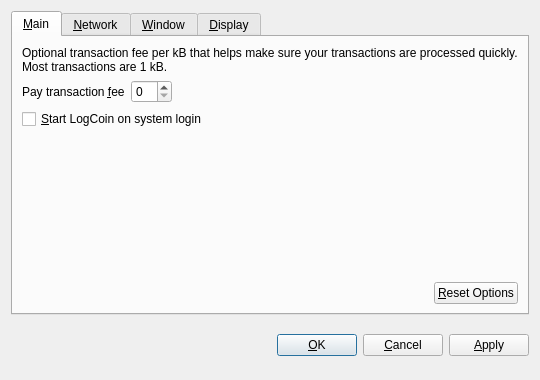
<?xml version="1.0" encoding="UTF-8"?>
<ui version="4.0">
 <class>OptionsDialog</class>
 <widget class="QDialog" name="OptionsDialog">
  <property name="geometry">
   <rect>
    <x>0</x>
    <y>0</y>
    <width>540</width>
    <height>380</height>
   </rect>
  </property>
  <property name="windowTitle">
   <string>Options</string>
  </property>
  <property name="modal">
   <bool>true</bool>
  </property>
  <layout class="QVBoxLayout" name="verticalLayout">
   <item>
    <widget class="QTabWidget" name="tabWidget">
     <property name="tabPosition">
      <enum>QTabWidget::North</enum>
     </property>
     <property name="currentIndex">
      <number>0</number>
     </property>
     <widget class="QWidget" name="tabMain">
      <attribute name="title">
       <string>&amp;Main</string>
      </attribute>
      <layout class="QVBoxLayout" name="verticalLayout_Main">
       <item>
        <widget class="QLabel" name="transactionFeeInfoLabel">
         <property name="text">
          <string>Optional transaction fee per kB that helps make sure your transactions are processed quickly. Most transactions are 1 kB.</string>
         </property>
         <property name="textFormat">
          <enum>Qt::PlainText</enum>
         </property>
         <property name="wordWrap">
          <bool>true</bool>
         </property>
        </widget>
       </item>
       <item>
        <layout class="QHBoxLayout" name="horizontalLayout_1_Main">
         <item>
          <widget class="QLabel" name="transactionFeeLabel">
           <property name="text">
            <string>Pay transaction &amp;fee</string>
           </property>
           <property name="textFormat">
            <enum>Qt::PlainText</enum>
           </property>
           <property name="buddy">
            <cstring>transactionFee</cstring>
           </property>
          </widget>
         </item>
         <item>
          <widget class="BitcoinAmountField" name="transactionFee"/>
         </item>
         <item>
          <spacer name="horizontalSpacer_1_Main">
           <property name="orientation">
            <enum>Qt::Horizontal</enum>
           </property>
           <property name="sizeHint" stdset="0">
            <size>
             <width>40</width>
             <height>20</height>
            </size>
           </property>
          </spacer>
         </item>
        </layout>
       </item>
       <item>
        <widget class="QCheckBox" name="bitcoinAtStartup">
         <property name="toolTip">
          <string>Automatically start LogCoin after logging in to the system.</string>
         </property>
         <property name="text">
          <string>&amp;Start LogCoin on system login</string>
         </property>
        </widget>
       </item>
       <item>
        <spacer name="verticalSpacer_Main">
         <property name="orientation">
          <enum>Qt::Vertical</enum>
         </property>
         <property name="sizeHint" stdset="0">
          <size>
           <width>20</width>
           <height>40</height>
          </size>
         </property>
        </spacer>
       </item>
       <item>
        <layout class="QHBoxLayout" name="horizontalLayout_2_Main">
         <item>
          <spacer name="horizontalSpacer_2_Main">
           <property name="orientation">
            <enum>Qt::Horizontal</enum>
           </property>
           <property name="sizeHint" stdset="0">
            <size>
             <width>40</width>
             <height>20</height>
            </size>
           </property>
          </spacer>
         </item>
         <item>
          <widget class="QPushButton" name="resetButton">
           <property name="toolTip">
            <string>Reset all client options to default.</string>
           </property>
           <property name="text">
            <string>&amp;Reset Options</string>
           </property>
           <property name="autoDefault">
            <bool>false</bool>
           </property>
          </widget>
         </item>
        </layout>
       </item>
      </layout>
     </widget>
     <widget class="QWidget" name="tabNetwork">
      <attribute name="title">
       <string>&amp;Network</string>
      </attribute>
      <layout class="QVBoxLayout" name="verticalLayout_Network">
       <item>
        <widget class="QCheckBox" name="mapPortUpnp">
         <property name="toolTip">
          <string>Automatically open the LogCoin client port on the router. This only works when your router supports UPnP and it is enabled.</string>
         </property>
         <property name="text">
          <string>Map port using &amp;UPnP</string>
         </property>
        </widget>
       </item>
       <item>
        <widget class="QCheckBox" name="connectSocks">
         <property name="toolTip">
          <string>Connect to the LogCoin network through a SOCKS proxy (e.g. when connecting through Tor).</string>
         </property>
         <property name="text">
          <string>&amp;Connect through SOCKS proxy:</string>
         </property>
        </widget>
       </item>
       <item>
        <layout class="QHBoxLayout" name="horizontalLayout_Network">
         <item>
          <widget class="QLabel" name="proxyIpLabel">
           <property name="text">
            <string>Proxy &amp;IP:</string>
           </property>
           <property name="textFormat">
            <enum>Qt::PlainText</enum>
           </property>
           <property name="buddy">
            <cstring>proxyIp</cstring>
           </property>
          </widget>
         </item>
         <item>
          <widget class="QValidatedLineEdit" name="proxyIp">
           <property name="maximumSize">
            <size>
             <width>140</width>
             <height>16777215</height>
            </size>
           </property>
           <property name="toolTip">
            <string>IP address of the proxy (e.g. 127.0.0.1)</string>
           </property>
          </widget>
         </item>
         <item>
          <widget class="QLabel" name="proxyPortLabel">
           <property name="text">
            <string>&amp;Port:</string>
           </property>
           <property name="textFormat">
            <enum>Qt::PlainText</enum>
           </property>
           <property name="buddy">
            <cstring>proxyPort</cstring>
           </property>
          </widget>
         </item>
         <item>
          <widget class="QLineEdit" name="proxyPort">
           <property name="maximumSize">
            <size>
             <width>55</width>
             <height>16777215</height>
            </size>
           </property>
           <property name="toolTip">
            <string>Port of the proxy (e.g. 9050)</string>
           </property>
          </widget>
         </item>
         <item>
          <widget class="QLabel" name="socksVersionLabel">
           <property name="text">
            <string>SOCKS &amp;Version:</string>
           </property>
           <property name="textFormat">
            <enum>Qt::PlainText</enum>
           </property>
           <property name="buddy">
            <cstring>socksVersion</cstring>
           </property>
          </widget>
         </item>
         <item>
          <widget class="QValueComboBox" name="socksVersion">
           <property name="toolTip">
            <string>SOCKS version of the proxy (e.g. 5)</string>
           </property>
          </widget>
         </item>
         <item>
          <spacer name="horizontalSpacer_Network">
           <property name="orientation">
            <enum>Qt::Horizontal</enum>
           </property>
           <property name="sizeHint" stdset="0">
            <size>
             <width>40</width>
             <height>20</height>
            </size>
           </property>
          </spacer>
         </item>
        </layout>
       </item>
       <item>
        <spacer name="verticalSpacer_Network">
         <property name="orientation">
          <enum>Qt::Vertical</enum>
         </property>
         <property name="sizeHint" stdset="0">
          <size>
           <width>20</width>
           <height>40</height>
          </size>
         </property>
        </spacer>
       </item>
      </layout>
     </widget>
     <widget class="QWidget" name="tabWindow">
      <attribute name="title">
       <string>&amp;Window</string>
      </attribute>
      <layout class="QVBoxLayout" name="verticalLayout_Window">
       <item>
        <widget class="QCheckBox" name="minimizeToTray">
         <property name="toolTip">
          <string>Show only a tray icon after minimizing the window.</string>
         </property>
         <property name="text">
          <string>&amp;Minimize to the tray instead of the taskbar</string>
         </property>
        </widget>
       </item>
       <item>
        <widget class="QCheckBox" name="minimizeOnClose">
         <property name="toolTip">
          <string>Minimize instead of exit the application when the window is closed. When this option is enabled, the application will be closed only after selecting Quit in the menu.</string>
         </property>
         <property name="text">
          <string>M&amp;inimize on close</string>
         </property>
        </widget>
       </item>
       <item>
        <spacer name="verticalSpacer_Window">
         <property name="orientation">
          <enum>Qt::Vertical</enum>
         </property>
         <property name="sizeHint" stdset="0">
          <size>
           <width>20</width>
           <height>40</height>
          </size>
         </property>
        </spacer>
       </item>
      </layout>
     </widget>
     <widget class="QWidget" name="tabDisplay">
      <attribute name="title">
       <string>&amp;Display</string>
      </attribute>
      <layout class="QVBoxLayout" name="verticalLayout_Display">
       <item>
        <layout class="QHBoxLayout" name="horizontalLayout_1_Display">
         <item>
          <widget class="QLabel" name="langLabel">
           <property name="text">
            <string>User Interface &amp;language:</string>
           </property>
           <property name="textFormat">
            <enum>Qt::PlainText</enum>
           </property>
           <property name="buddy">
            <cstring>lang</cstring>
           </property>
          </widget>
         </item>
         <item>
          <widget class="QValueComboBox" name="lang">
           <property name="toolTip">
            <string>The user interface language can be set here. This setting will take effect after restarting LogCoin.</string>
           </property>
          </widget>
         </item>
        </layout>
       </item>
       <item>
        <layout class="QHBoxLayout" name="horizontalLayout_2_Display">
         <item>
          <widget class="QLabel" name="unitLabel">
           <property name="text">
            <string>&amp;Unit to show amounts in:</string>
           </property>
           <property name="textFormat">
            <enum>Qt::PlainText</enum>
           </property>
           <property name="buddy">
            <cstring>unit</cstring>
           </property>
          </widget>
         </item>
         <item>
          <widget class="QValueComboBox" name="unit">
           <property name="toolTip">
            <string>Choose the default subdivision unit to show in the interface and when sending coins.</string>
           </property>
          </widget>
         </item>
        </layout>
       </item>
       <item>
        <widget class="QCheckBox" name="displayAddresses">
         <property name="toolTip">
          <string>Whether to show LogCoin addresses in the transaction list or not.</string>
         </property>
         <property name="text">
          <string>&amp;Display addresses in transaction list</string>
         </property>
        </widget>
       </item>
       <item>
        <spacer name="verticalSpacer_Display">
         <property name="orientation">
          <enum>Qt::Vertical</enum>
         </property>
         <property name="sizeHint" stdset="0">
          <size>
           <width>20</width>
           <height>40</height>
          </size>
         </property>
        </spacer>
       </item>
      </layout>
     </widget>
    </widget>
   </item>
   <item>
    <layout class="QHBoxLayout" name="horizontalLayout_Buttons">
     <item>
      <spacer name="horizontalSpacer_1">
       <property name="orientation">
        <enum>Qt::Horizontal</enum>
       </property>
       <property name="sizeHint" stdset="0">
        <size>
         <width>40</width>
         <height>48</height>
        </size>
       </property>
      </spacer>
     </item>
     <item>
      <widget class="QLabel" name="statusLabel">
       <property name="font">
        <font>
         <weight>75</weight>
         <bold>true</bold>
        </font>
       </property>
       <property name="text">
        <string/>
       </property>
       <property name="textFormat">
        <enum>Qt::PlainText</enum>
       </property>
       <property name="wordWrap">
        <bool>true</bool>
       </property>
      </widget>
     </item>
     <item>
      <spacer name="horizontalSpacer_2">
       <property name="orientation">
        <enum>Qt::Horizontal</enum>
       </property>
       <property name="sizeHint" stdset="0">
        <size>
         <width>40</width>
         <height>48</height>
        </size>
       </property>
      </spacer>
     </item>
     <item>
      <widget class="QPushButton" name="okButton">
       <property name="text">
        <string>&amp;OK</string>
       </property>
      </widget>
     </item>
     <item>
      <widget class="QPushButton" name="cancelButton">
       <property name="text">
        <string>&amp;Cancel</string>
       </property>
       <property name="autoDefault">
        <bool>false</bool>
       </property>
      </widget>
     </item>
     <item>
      <widget class="QPushButton" name="applyButton">
       <property name="text">
        <string>&amp;Apply</string>
       </property>
       <property name="autoDefault">
        <bool>false</bool>
       </property>
      </widget>
     </item>
    </layout>
   </item>
  </layout>
 </widget>
 <customwidgets>
  <customwidget>
   <class>BitcoinAmountField</class>
   <extends>QSpinBox</extends>
   <header>bitcoinamountfield.h</header>
  </customwidget>
  <customwidget>
   <class>QValueComboBox</class>
   <extends>QComboBox</extends>
   <header>qvaluecombobox.h</header>
  </customwidget>
  <customwidget>
   <class>QValidatedLineEdit</class>
   <extends>QLineEdit</extends>
   <header>qvalidatedlineedit.h</header>
  </customwidget>
 </customwidgets>
 <resources/>
 <connections/>
</ui>
